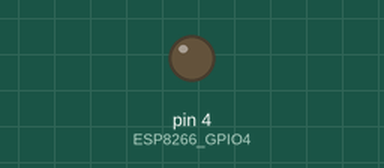
Simulated run of this sketch. Board: Arduino Uno, built with avr-gcc and run on an emulated ATmega328P. Parts: output pins drawn as LEDs (lit = HIGH).

Above: at 1.5 s.
At 4.5 s:
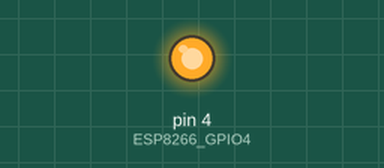
Timing chart, 0 to 7.8 s (numbered marks = the images above):
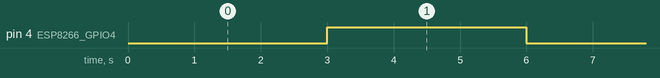

The sketch:

sketch_feb22a.ino
```cpp
#define ESP8266_GPIO4 4

void setup()
{
  pinMode(ESP8266_GPIO4, OUTPUT);
}

void loop()
{
  digitalWrite(ESP8266_GPIO4, LOW);
  delay(3000);
  digitalWrite(ESP8266_GPIO4, HIGH);
  delay(3000);
}
```

Measured:
- by itself, pin 4 (ESP8266_GPIO4): alternates HIGH for 3.0 s and LOW for 3.0 s
